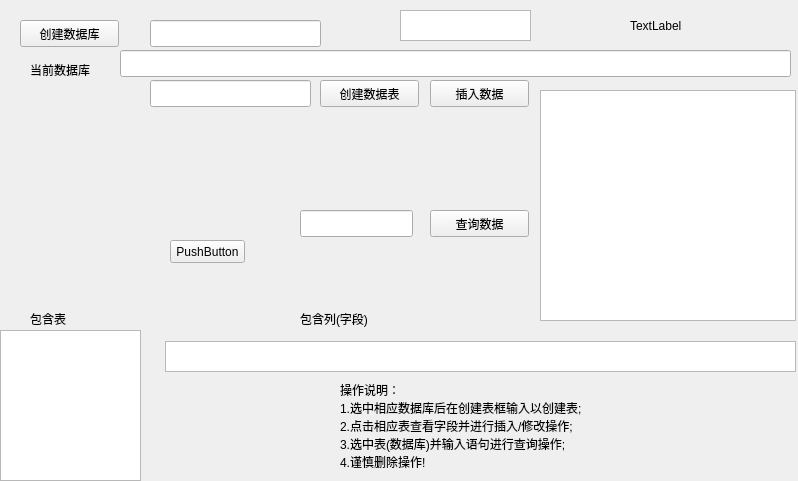
<?xml version="1.0" encoding="UTF-8"?>
<ui version="4.0">
 <class>dataCenter</class>
 <widget class="QWidget" name="dataCenter">
  <property name="geometry">
   <rect>
    <x>0</x>
    <y>0</y>
    <width>798</width>
    <height>481</height>
   </rect>
  </property>
  <property name="windowTitle">
   <string>Form</string>
  </property>
  <widget class="QPushButton" name="createDatabase">
   <property name="geometry">
    <rect>
     <x>20</x>
     <y>20</y>
     <width>99</width>
     <height>27</height>
    </rect>
   </property>
   <property name="text">
    <string>创建数据库</string>
   </property>
  </widget>
  <widget class="QPushButton" name="createTable">
   <property name="geometry">
    <rect>
     <x>320</x>
     <y>80</y>
     <width>99</width>
     <height>27</height>
    </rect>
   </property>
   <property name="text">
    <string>创建数据表</string>
   </property>
  </widget>
  <widget class="QPushButton" name="queryData">
   <property name="geometry">
    <rect>
     <x>430</x>
     <y>210</y>
     <width>99</width>
     <height>27</height>
    </rect>
   </property>
   <property name="text">
    <string>查询数据</string>
   </property>
  </widget>
  <widget class="QPushButton" name="insertData">
   <property name="geometry">
    <rect>
     <x>430</x>
     <y>80</y>
     <width>99</width>
     <height>27</height>
    </rect>
   </property>
   <property name="text">
    <string>插入数据</string>
   </property>
  </widget>
  <widget class="QLineEdit" name="dbEdit">
   <property name="geometry">
    <rect>
     <x>150</x>
     <y>20</y>
     <width>171</width>
     <height>27</height>
    </rect>
   </property>
  </widget>
  <widget class="QLineEdit" name="tableEdit">
   <property name="geometry">
    <rect>
     <x>150</x>
     <y>80</y>
     <width>161</width>
     <height>27</height>
    </rect>
   </property>
  </widget>
  <widget class="QLineEdit" name="insertEdit">
   <property name="geometry">
    <rect>
     <x>120</x>
     <y>50</y>
     <width>671</width>
     <height>27</height>
    </rect>
   </property>
  </widget>
  <widget class="QLineEdit" name="queryEdit">
   <property name="geometry">
    <rect>
     <x>300</x>
     <y>210</y>
     <width>113</width>
     <height>27</height>
    </rect>
   </property>
  </widget>
  <widget class="QListWidget" name="queryShow">
   <property name="geometry">
    <rect>
     <x>540</x>
     <y>90</y>
     <width>256</width>
     <height>231</height>
    </rect>
   </property>
  </widget>
  <widget class="QLabel" name="toastLabel">
   <property name="geometry">
    <rect>
     <x>630</x>
     <y>10</y>
     <width>161</width>
     <height>31</height>
    </rect>
   </property>
   <property name="text">
    <string>TextLabel</string>
   </property>
  </widget>
  <widget class="QListWidget" name="showAllDatabase">
   <property name="geometry">
    <rect>
     <x>400</x>
     <y>10</y>
     <width>131</width>
     <height>31</height>
    </rect>
   </property>
  </widget>
  <widget class="QLabel" name="label">
   <property name="geometry">
    <rect>
     <x>30</x>
     <y>310</y>
     <width>71</width>
     <height>17</height>
    </rect>
   </property>
   <property name="text">
    <string>包含表</string>
   </property>
  </widget>
  <widget class="QLabel" name="label_2">
   <property name="geometry">
    <rect>
     <x>300</x>
     <y>310</y>
     <width>91</width>
     <height>17</height>
    </rect>
   </property>
   <property name="text">
    <string>包含列(字段)</string>
   </property>
  </widget>
  <widget class="QLabel" name="label_3">
   <property name="geometry">
    <rect>
     <x>340</x>
     <y>370</y>
     <width>301</width>
     <height>111</height>
    </rect>
   </property>
   <property name="text">
    <string>操作说明：
1.选中相应数据库后在创建表框输入以创建表;
2.点击相应表查看字段并进行插入/修改操作;
3.选中表(数据库)并输入语句进行查询操作;
4.谨慎删除操作!</string>
   </property>
  </widget>
  <widget class="QListWidget" name="showAllTables">
   <property name="geometry">
    <rect>
     <x>0</x>
     <y>330</y>
     <width>141</width>
     <height>151</height>
    </rect>
   </property>
  </widget>
  <widget class="QLabel" name="label_4">
   <property name="geometry">
    <rect>
     <x>30</x>
     <y>60</y>
     <width>81</width>
     <height>20</height>
    </rect>
   </property>
   <property name="text">
    <string>当前数据库</string>
   </property>
  </widget>
  <widget class="QListWidget" name="listWidget">
   <property name="geometry">
    <rect>
     <x>165</x>
     <y>341</y>
     <width>631</width>
     <height>31</height>
    </rect>
   </property>
  </widget>
  <widget class="QPushButton" name="pushButton">
   <property name="geometry">
    <rect>
     <x>170</x>
     <y>240</y>
     <width>75</width>
     <height>23</height>
    </rect>
   </property>
   <property name="text">
    <string>PushButton</string>
   </property>
  </widget>
 </widget>
 <resources/>
 <connections/>
</ui>
